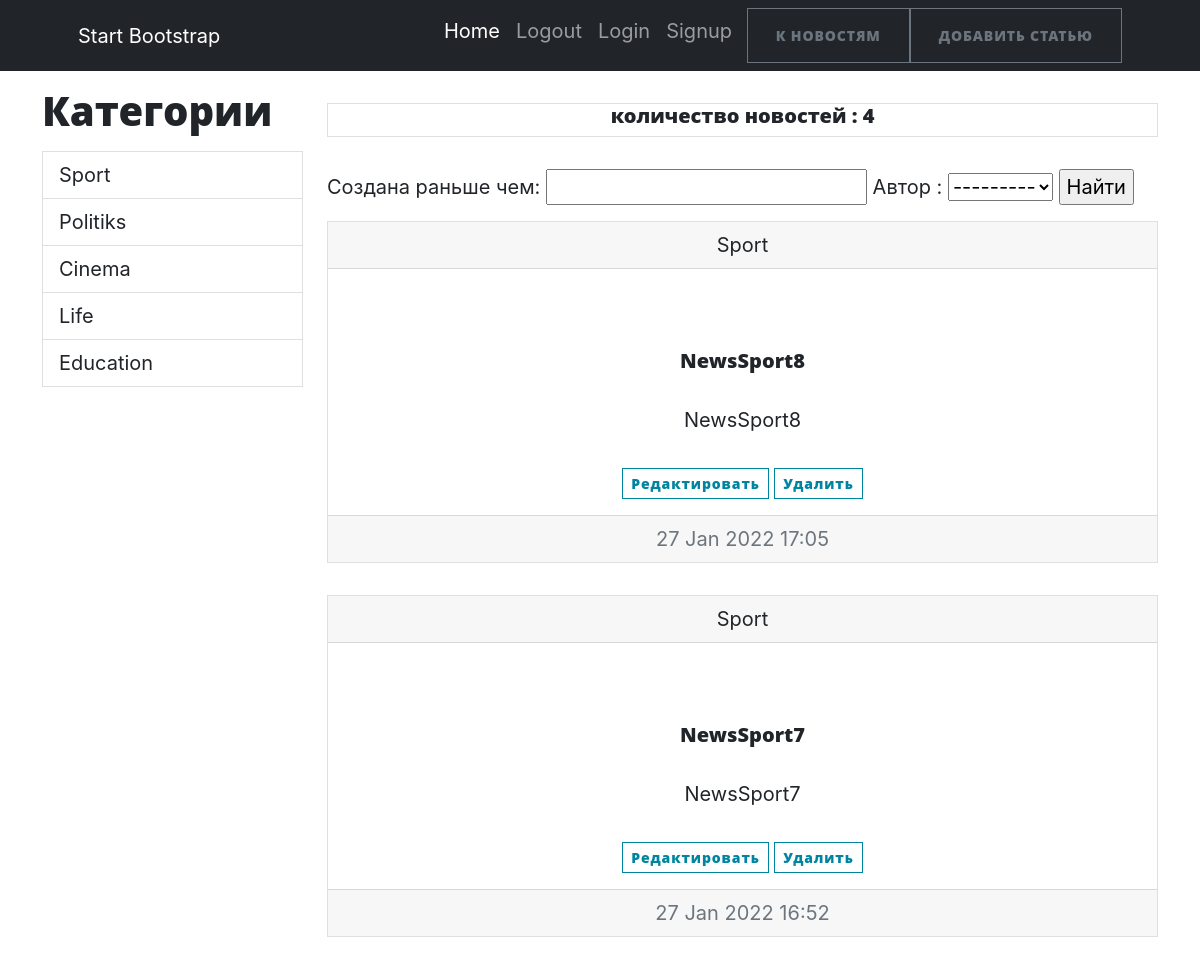
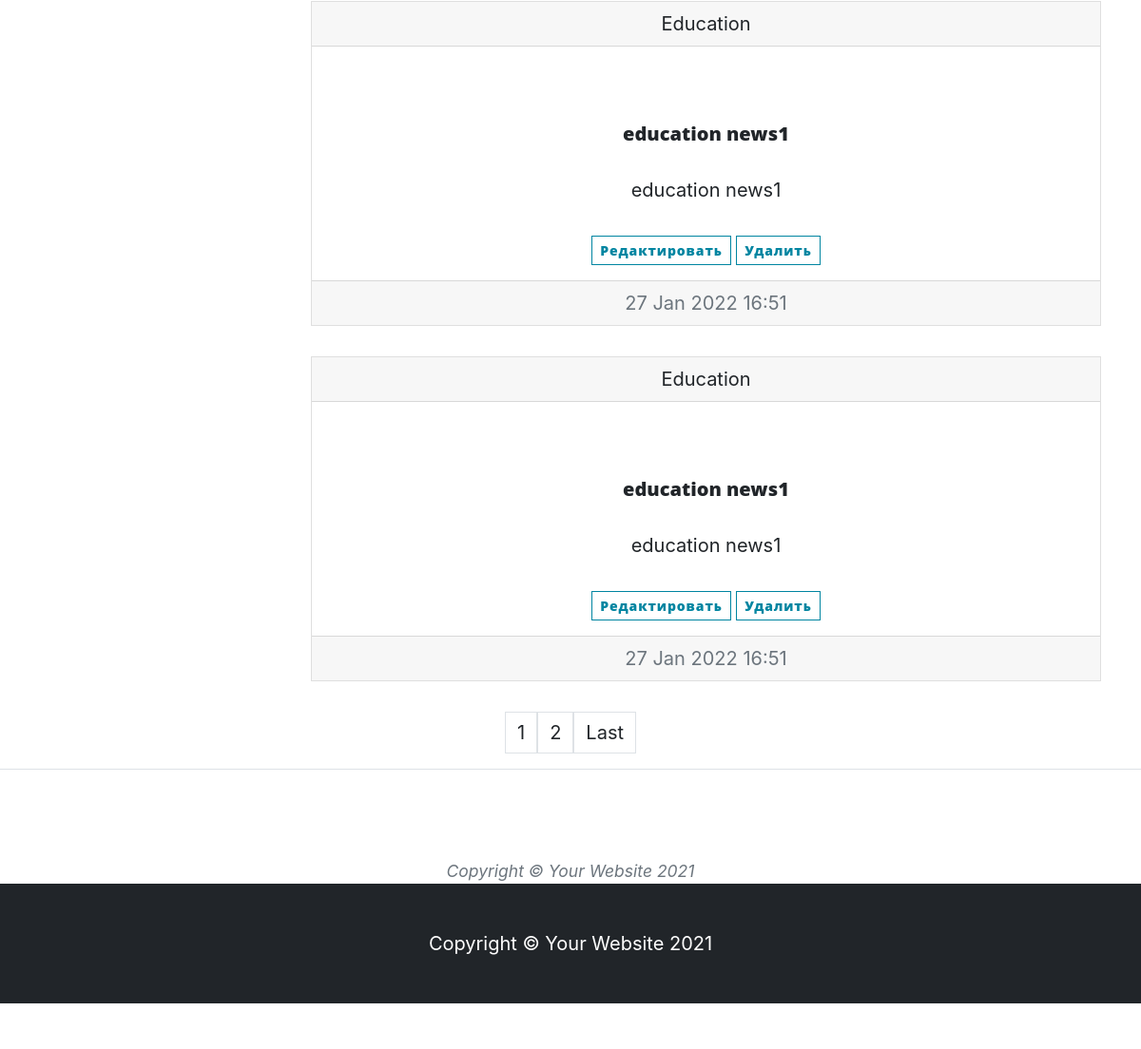
The page / on the database its author committed (2 pictures, top to bottom).
### news/models.py (models this page shows, shortened)
class Category(models.Model):
    name = models.CharField(max_length=128, unique=True)
    def __str__(self):
        return f'{self.name}'
    def get_absolute_url(self):
        return f"/cat/{self.pk}"

class Post(models.Model):
    CONTENT = [("NW", 'news'), ('AR', 'article')]
    title = models.CharField(max_length=128, verbose_name='Название Новости')
    content = models.CharField(max_length=2, blank=True, choices=CONTENT, default="NW", verbose_name="Вид Статьи")
    create = models.DateTimeField(auto_now_add=True, verbose_name='Создана')
    text = models.TextField(blank=True, verbose_name="Текст")
    rate = models.FloatField(default=0)
    author = models.ForeignKey(Author, related_name='author', on_delete=models.CASCADE, verbose_name="Автор")
    category = models.ManyToManyField('Category', through="PostCategory", verbose_name='Категория')
    def __str__(self):
        return f'{self.title}'
    class Meta:
        verbose_name = "Пост"
        verbose_name_plural = "Посты"
        ordering = ['-create']

### news/views.py (the view)
# urls.py: path('', NewsList.as_view(), name = 'allnews'),
class NewsList(ListView):#вывод списка новостей
    model = Post
    template_name = "news.html"
    context_object_name = 'news'
    queryset = Post.objects.order_by('-create')#сортировка новостей по добавлению
    paginate_by = 4 # пагинация с выводом 4 новостей
    def get_filter(self):
        return PostFilter(self.request.GET, queryset=super().get_queryset())
    def get_queryset(self):
        return self.get_filter().qs
    def get_context_data(self, **kwargs):
        return {**super().get_context_data(**kwargs),
                'filter': self.get_filter,
                'category': Category.objects.all(),
                }

### news/models.py (called while the page is built)
    def __str__(self):
        return f'{self.user.username}'

### news/templatetags/censor_filters.py (called while the page is built)
@register.filter(name='multiply')
def multiply(value):
    mat = ["дурак", 'невежда', 'редиска']
    c = value.split()
    for i in c:
        if i.lower() in mat:
            raise ValueError(f'Нельзя употреблять это слово {i}')
    else:
        return value

### news/templates/news/news.html (shortened to what this page needs)
{% extends 'index.html'%}
{% load censor_filters %}
{%block sidebar %}
{%for i in category%}
    {% if i.pk == category_selected %}
<a class="list-group-item list-group-item-action active" id="list-home-list" data-bs-toggle="list" href="{{i.get_absolute_url}}" role="tab" aria-controls="list-home">{{i.name}}</a>
    {%else%}
<a class="list-group-item list-group-item-action" id="list-profile-list" data-bs-toggle="list" href="{{i.get_absolute_url}}" role="tab" aria-controls="list-profile">{{i.name}}</a>
    {%endif%}
{%endfor%}
{%endblock sidebar%}
{%block containe%}
<p>
<div class="card text-center"><h5>количество новостей : {{news|length}}</h5></div>
</p>
<form method="GET">
    <div class="mb-3">
    {{filter.form}}
    <input type="submit" value="Найти">
    </div>
</form>
{%if news%}
{%for i in news%}
    <div class="card text-center">
  <div class="card-header">
      {%for t in i.category.all %}
    {{t}}
      {%endfor%}
  </div>
        <p>
  <div class="card-body">
    <a class="card-title" href="{%url 'ObjNews.html' i.pk%}"><h5>{{i.title}}</h5></a>
    <p class="card-text">{{i.text|truncatechars:50|multiply}}</p>
      <a class="btn btn-outline-primary btn-sm " href="{% url 'add' i.pk%}">Редактировать</a>
                    <a class="btn btn-outline-primary btn-sm " href="{% url 'news_del' i.pk%}">Удалить</a>
  </div>
  <div class="card-footer text-muted">
    {{i.create|date:"d M Y H:i"}}
  </div>
</div>
    {%endfor%}
    {%endif%}
{%endblock containe%}

### news/templates/news/index.html (shortened to what this page needs)
<!DOCTYPE html>
<html lang="en">
<head>
    {%load static%}
    <link href="{% static 'css/styles.css'%}" rel="stylesheet"/>
</head>
<body>
<nav class="navbar navbar-expand-lg navbar-dark bg-dark">
    <div class="container px-5">
        <a class="navbar-brand" href="#!">Start Bootstrap</a>
        <div class="collapse navbar-collapse" id="navbarSupportedContent">
            <ul class="navbar-nav ms-auto mb-2 mb-lg-0">
                <li class="nav-item"><a class="nav-link active" aria-current="page" href="#!">Home</a></li>
                <li class="nav-item"><a class="nav-link" href="/accounts/logout/">Logout</a></li>
                <li class="nav-item"><a class="nav-link" href="/accounts/login/">Login</a></li>
                <li class="nav-item"><a class="nav-link" href="/accounts/signup/">Signup</a></li>
                <li class="nav-item"><a class="btn btn-outline-secondary" href="{% url 'allnews' %}">К НОВОСТЯМ</a></li>
                <li class="nav-item"><a class="btn btn-outline-secondary" href="{% url 'add' %}">ДОБАВИТЬ СТАТЬЮ </a>
                </li>
            </ul>
        </div>
    </div>
</nav>
<div class="container">
    <div class="row">
        <div class="col-lg-3">
            <h1 class="my-3">Категории</h1>
            {%block sidebar %}
            {%endblock sidebar%}
        </div>
        <div class="col-lg-9">
            <div class=col-12>{%block containe%}{%endblock containe%}</div>
        </div>
    </div>
</div>
{% if page_obj %}
<nav aria-label="Page navigation example">
    <ul class="pagination justify-content-center">
        {% for num in page_obj.paginator.page_range %}
        {% if page_obj.number == num %}
        <a class="page-link">{{num}}</a>
        {% elif num > page_obj.number|add:'-2' and num < page_obj.number|add:'2' %}
        <a class="page-link" href="?page={{ num }}">{{num}}</a>
        {% endif %}
        {% endfor %}
        {% if page_obj.has_next %}
        <a class="page-link" href="?page={{ page_obj.paginator.num_pages }}">Last</a>
        {% endif %}
        {%endif%}
    </ul>
</nav>
<footer class="border-top">
    <div class="container px-4 px-lg-5">
        <div class="row gx-4 gx-lg-5 justify-content-center">
            <div class="col-md-10 col-lg-8 col-xl-7">
                <ul class="list-inline text-center">
                </ul>
                <div class="small text-center text-muted fst-italic">Copyright &copy; Your Website 2021</div>
            </div>
        </div>
    </div>
    <footer class="py-5 bg-dark">
        <div class="container px-4 px-lg-5"><p class="m-0 text-center text-white">Copyright &copy; Your Website 2021</p>
        </div>
    </footer>
</body>
</html>

### rows shown on the page
Category: name "Sport"
Category: name "Politiks"
Category: name "Cinema"
Category: name "Life"
Category: name "Education"
Post: title "NewsSport8", text|multiply "NewsSport8", create "27 Jan 2022 17:05"
Post: title "NewsSport7", text|multiply "NewsSport7", create "27 Jan 2022 16:52"
Post: title "education news1", text|multiply "education news1", create "27 Jan 2022 16:51"
Post: title "education news1", text|multiply "education news1", create "27 Jan 2022 16:51"

### other values the page prints
{{ news|length }} "4"
{{ num }} "1"
{{ num }} "2"
